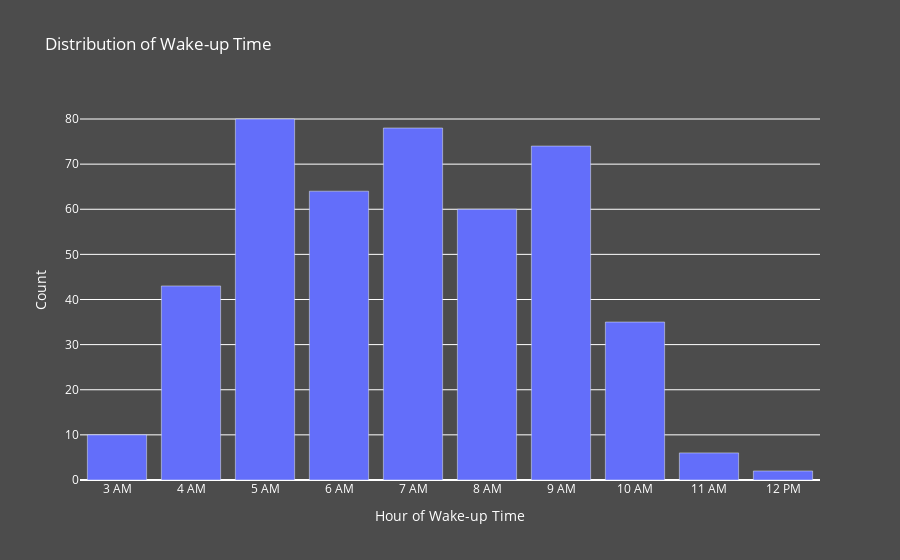
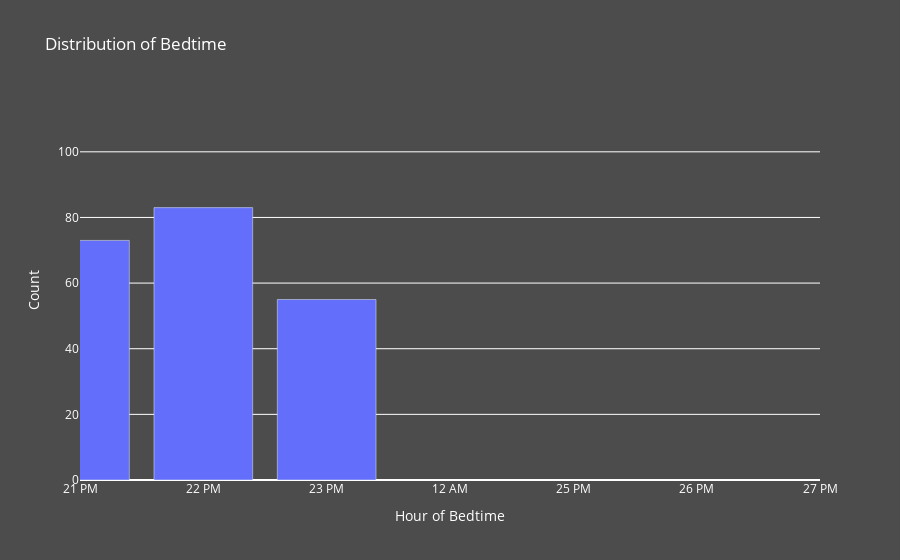

The notebook cell these images were saved under, in order:
### Code cell
import plotly.express as px

# Convert the 'Wakeup time' and 'Bedtime' columns to datetime
df['Wakeup time'] = pd.to_datetime(df['Wakeup time'])
df['Bedtime'] = pd.to_datetime(df['Bedtime'])

# Extract the hour component from the datetime columns
df['Wakeup hour'] = df['Wakeup time'].dt.hour
df['Bedtime hour'] = df['Bedtime'].dt.hour

# Group the data by wakeup hour and calculate the count
wakeup_hour_counts = df['Wakeup hour'].value_counts().sort_index()

# Group the data by bedtime hour and calculate the count
bedtime_hour_counts = df['Bedtime hour'].value_counts().sort_index()

# Create the bar plot for wakeup time
fig = px.bar(x=wakeup_hour_counts.index, y=wakeup_hour_counts.values,
             title='Distribution of Wake-up Time',
             labels={'x': 'Hour of Wake-up Time', 'y': 'Count'})

# Convert x-axis labels to 12-hour format
fig.update_xaxes(tickvals=list(range(13)), ticktext=[str(i) + ' AM' if i != 12 else '12 PM' for i in range(13)])

# Set the layout properties
fig.update_layout(
    plot_bgcolor='rgba(0, 0, 0, 0)',
    paper_bgcolor='rgba(0, 0, 0, 0.7)',
    font=dict(color='white')
)

# Show the bar plot for wakeup time
fig.show()


# Create the bar plot for bedtime
fig = px.bar(x=bedtime_hour_counts.index, y=bedtime_hour_counts.values,
             title='Distribution of Bedtime',
             labels={'x': 'Hour of Bedtime', 'y': 'Count'})

# Convert x-axis labels to 12-hour format
fig.update_xaxes(range=[21, 27], tickvals=list(range(21, 28)), ticktext=[str(i) + ' PM' if i != 24 else '12 AM' for i in range(21, 28)])

# Set the layout properties
fig.update_layout(
    plot_bgcolor='rgba(0, 0, 0, 0)',
    paper_bgcolor='rgba(0, 0, 0, 0.7)',
    font=dict(color='white')
)

# Show the bar plot for bedtime
fig.show()

### Figure 1 — Plotly figure (JSON) as saved in the notebook; plotly's stock layout.template omitted (floating-point values rounded to 4 significant figures)
{"data": [{"alignmentgroup": "True", "hovertemplate": "Hour of Wake-up Time=%{x}<br>Count=%{y}<extra></extra>", "legendgroup": "", "marker": {"color": "#636efa", "pattern": {"shape": ""}}, "name": "", "offsetgroup": "", "orientation": "v", "showlegend": false, "textposition": "auto", "type": "bar", "x": [3, 4, 5, 6, 7, 8, 9, 10, 11, 12], "xaxis": "x", "y": [10, 43, 80, 64, 78, 60, 74, 35, 6, 2], "yaxis": "y"}], "layout": {"barmode": "relative", "font": {"color": "white"}, "legend": {"tracegroupgap": 0}, "paper_bgcolor": "rgba(0, 0, 0, 0.7)", "plot_bgcolor": "rgba(0, 0, 0, 0)", "title": {"text": "Distribution of Wake-up Time"}, "xaxis": {"anchor": "y", "domain": [0, 1], "ticktext": ["0 AM", "1 AM", "2 AM", "3 AM", "4 AM", "5 AM", "6 AM", "7 AM", "8 AM", "9 AM", "10 AM", "11 AM", "12 PM"], "tickvals": [0, 1, 2, 3, 4, 5, 6, 7, 8, 9, 10, 11, 12], "title": {"text": "Hour of Wake-up Time"}}, "yaxis": {"anchor": "x", "domain": [0, 1], "title": {"text": "Count"}}}}

### Figure 2 — Plotly figure (JSON) as saved in the notebook; plotly's stock layout.template omitted (floating-point values rounded to 4 significant figures)
{"data": [{"alignmentgroup": "True", "hovertemplate": "Hour of Bedtime=%{x}<br>Count=%{y}<extra></extra>", "legendgroup": "", "marker": {"color": "#636efa", "pattern": {"shape": ""}}, "name": "", "offsetgroup": "", "orientation": "v", "showlegend": false, "textposition": "auto", "type": "bar", "x": [0, 1, 2, 21, 22, 23], "xaxis": "x", "y": [110, 67, 64, 73, 83, 55], "yaxis": "y"}], "layout": {"barmode": "relative", "font": {"color": "white"}, "legend": {"tracegroupgap": 0}, "paper_bgcolor": "rgba(0, 0, 0, 0.7)", "plot_bgcolor": "rgba(0, 0, 0, 0)", "title": {"text": "Distribution of Bedtime"}, "xaxis": {"anchor": "y", "domain": [0, 1], "range": [21, 27], "ticktext": ["21 PM", "22 PM", "23 PM", "12 AM", "25 PM", "26 PM", "27 PM"], "tickvals": [21, 22, 23, 24, 25, 26, 27], "title": {"text": "Hour of Bedtime"}}, "yaxis": {"anchor": "x", "domain": [0, 1], "title": {"text": "Count"}}}}
